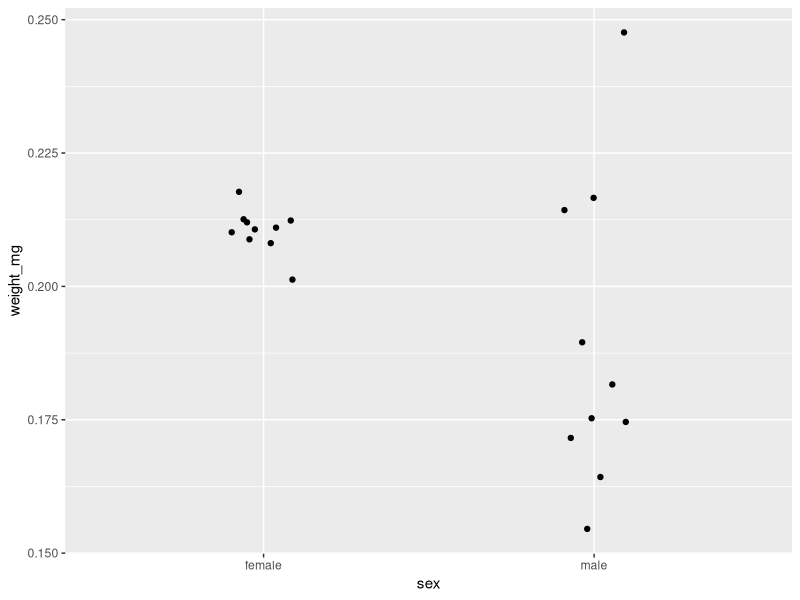
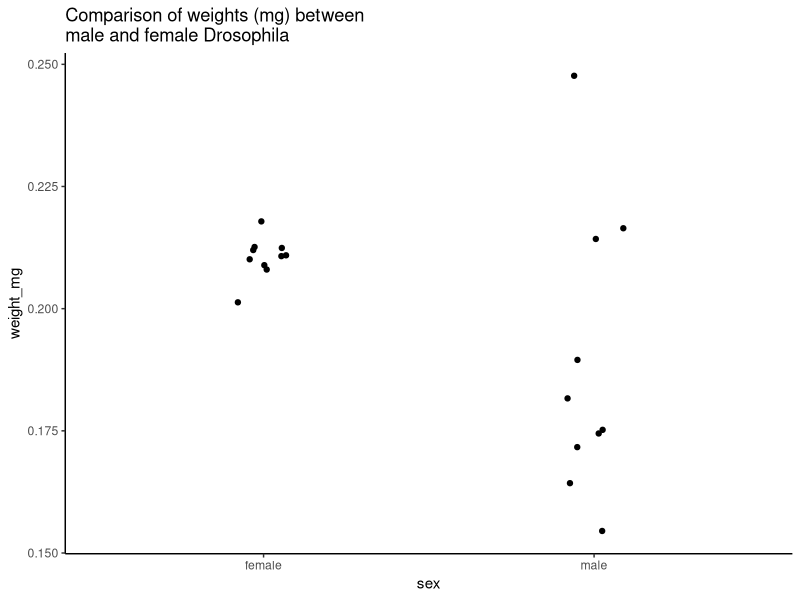
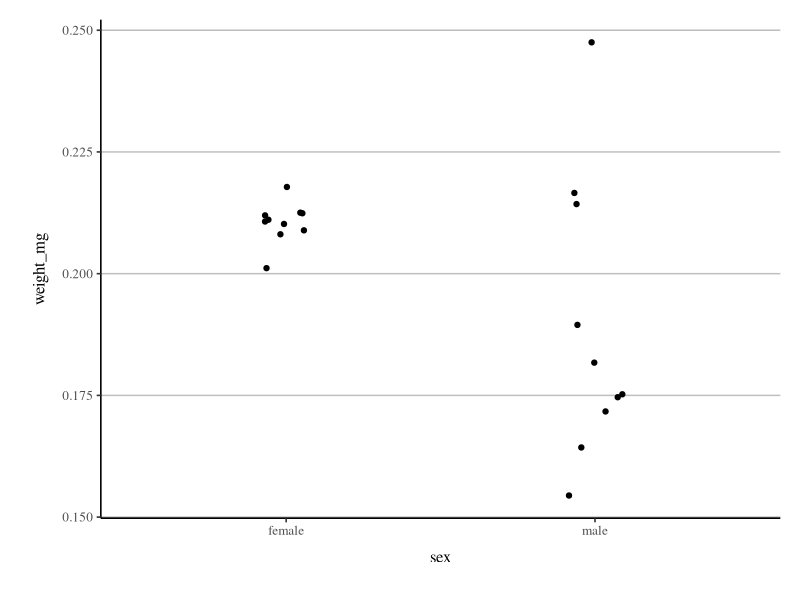

Reproduce these figures in R, in order.
## ---- chunk 1

## ---- chunk 2
library(tidyverse)
library(patchwork)
library(here)
## ---- chunk 3
add_one <- function(input_data) {
  return(input_data + 1)
}
## ---- chunk 4
add_one(10)

## ---- chunk 5
number_series <- c(1,5,10)
## ---- chunk 6
say_hello <- function(){
  paste("Hello World") 
}

say_hello()

## ---- chunk 7

say_morning <- function(x){
  paste("Good morning", x)
}

#  what about this one?
say_morning("Phil")

## ---- chunk 8
say_morning_default <- function(name = "you"){
  paste("Good morning", name)
}

say_morning_default()
## ---- chunk 9

report_p <- function(p, digits = 3) {
      roundp <- round(p, digits)
    reported <-  paste("p =", roundp)
    
    return(reported)
}

## ---- chunk 10

 report_p <- function(p, digits = 3) {
   
  if (!is.numeric(p)) stop("p must be a number")
  if (p <= 0) warning("p-values cannot less 0")
  if (p >= 1) warning("p-values cannot be greater than 1")
   
     reported <- if_else(p < 0.001,
             "p < 0.001",
             paste("p=", round(p, digits)))
     return(reported)
}
## ---- chunk 11
# Make some fake data into a tibble

vial <- (c((1:10),(1:10)))
sex <- (c(rep("male",10),rep("female", 10)))
weight_mg <- c(rnorm(10, mean=0.2, sd=0.02), rnorm(10, mean=0.21, sd=0.01))

dros_weight <- tibble(vial, sex, weight_mg)

## ---- chunk 12
plot <- dros_weight %>% 
  ggplot(aes(x=sex,
         y=weight_mg))+
  geom_jitter(width = 0.1)

plot

## ---- chunk 13

plot+
  ggtitle("Comparison of weights (mg) between \nmale and female Drosophila")+
  theme_classic()

## ---- chunk 14

# custom theme sets defaults for font and size, but these can be changed without changing the function
theme_custom <- function(base_size=12, base_family="serif"){
  theme_classic(base_size = base_size, 
                base_family = base_family,
                ) +
# update theme minimal 
theme(
  # specify default settings for plot titles - use rel to set titles relative to base size
  plot.title=element_text(size=rel(1.5),
      face="bold",
      family=base_family),
  #specify defaults for axis titles
  axis.title=element_text(
    size=rel(1),
    family=base_family),
  # specify position for y axis title
  axis.title.y=element_text(margin = margin(r = 10, l= 10)),
  # specify position for x axis title
  axis.title.x = element_text(margin = margin( t = 10, b = 10)),
  # set major y grid lines
  panel.grid.major.y = element_line(colour="gray", size=0.5),
  # add axis lines
  axis.line=element_line(),
   # Adding a 0.5cm margin around the plot
  plot.margin = unit(c(0.5, 0.5, 0.5, 0.5), units = , "cm"),    
   # Setting the font for the legend text
  legend.text = element_text(face = "italic"),   
    # Removing the legend title
          legend.title = element_blank(),    
   # Setting the position for the legend - 0 is left/bottom, 1 is top/right
          legend.position = c(0.9, 0.8)             
)
  
}
      

## ---- chunk 15
plot+
theme_custom()

